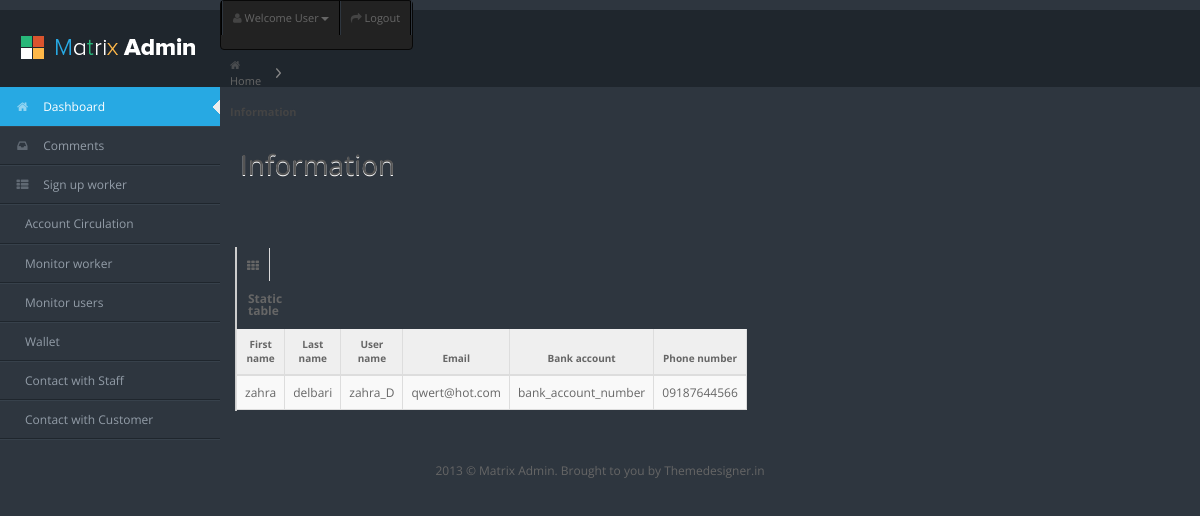
Page /manager/monitoringuser/monitoringuserinformation/11 on the committed database.
### core/models.py (models this page shows)
class Customer(models.Model):
    user = models.OneToOneField(User, on_delete=models.CASCADE, primary_key=True)
    bank_account = models.CharField(max_length=16)
    phone_number = models.CharField(max_length=11)
    credit = models.PositiveIntegerField(default=200000)

class User(AbstractUser):
    is_manager = models.BooleanField(default=False)
    is_staff = models.BooleanField(default=False)
    is_customer = models.BooleanField(default=False)
    class Meta(object):
        unique_together = ('email',)

### manager/views.py (the view)
# urls.py: path('monitoringuser/monitoringuserinformation/<int:customer_id>',
def monitoringuserinformation(request, customer_id):
    selected_user = Customer.objects.get(pk=customer_id)
    user_information = Customer.objects.all()
    return render(request, 'manager/monitoringuserinformation.html', context={'selected_user' : selected_user, 'user_information' : user_information})

### manager/templates/manager/monitoringuserinformation.html (shortened to what this page needs)
{% load static %}
<!DOCTYPE html>
<html lang="en">
<head>
<link rel="stylesheet" href="{% static 'assets/css/bootstrap.min.css' %}" />
<link rel="stylesheet" href="{% static 'assets/css/bootstrap-responsive.min.css' %}" />
<link rel="stylesheet" href="{% static 'assets/css/uniform.css' %}" />
<link rel="stylesheet" href="{% static 'assets/css/select2.css' %}" />
<link rel="stylesheet" href="{% static 'assets/css/matrix-style.css' %}" />
<link rel="stylesheet" href="{% static 'assets/css/matrix-media.css' %}" />
<link href="{% static 'assets/font-awesome/css/font-awesome.css' %}" rel="stylesheet" />
</head>
<body>
<div id="header">
  <h1><a href="dashboard.html">User information</a></h1>
</div>
<div id="user-nav" class="navbar navbar-inverse">
  <ul class="nav">
    <li  class="dropdown" id="profile-messages" ><a title="" href="#" data-toggle="dropdown" data-target="#profile-messages" class="dropdown-toggle"><i class="icon icon-user"></i>  <span class="text">Welcome User</span><b class="caret"></b></a>
    </li>
    <li class=""><a title="" href="http://localhost:8000/"><i class="icon icon-share-alt"></i> <span class="text">Logout</span></a></li>
  </ul>
</div>
<div id="sidebar"> <a href="#" class="visible-phone">Forms</a>
<div id="sidebar"><a href="#" class="visible-phone"> Dashboard</a>
  <ul>
    <li class="active"><a href="{% url 'manager:managerpanel' %}"><i class="icon icon-home"></i> <span>Dashboard</span></a> </li>
    <li> <a href="{% url 'manager:comments' %}"><i class="icon icon-inbox"></i> <span>Comments</span></a> </li>
    <li> <a href="{% url 'manager:signupworker' %}"><i class="icon icon-th-list"></i> <span>Sign up worker</span> </a></li>
	<li><a href="{% url 'manager:accountcirculation' %}"> <span>Account Circulation</span></a></li>
    <li><a href="{% url 'manager:monitorworker' %}"> <span>Monitor worker</span></a></li>
    <li><a href="{% url 'manager:monitoringuser' %}"> <span>Monitor users</span></a></li>
         <li><a href="{% url 'manager:managerwallet' %}"> <span>Wallet</span></a></li>
               <li><a href="{% url 'manager:contacttostaff' %}"> <span>Contact with Staff</span></a></li>
               <li><a href="{% url 'manager:contacttouser' %}"> <span>Contact with Customer</span></a></li>
  </ul>
</div>
<div id="content">
  <div id="content-header">
    <div id="breadcrumb"> <a href="#" title="Go to Home" class="tip-bottom"><i class="icon-home"></i> Home</a> <a href="#" class="current">Information</a> </div>
    <h1>Information</h1>
  </div>
  <div class="container-fluid">
    <div class="row-fluid">
      <div class="span12">
        <div class="widget-box">
          <div class="widget-title"> <span class="icon"> <i class="icon-th"></i> </span>
            <h5>Static table</h5>
          </div>
          <div class="widget-content nopadding">
            <table class="table table-bordered table-striped">
              <thead>
                <tr>
                  <th>First name</th>
                  <th>Last name</th>
                  <th>User name</th>
                  <th>Email</th>
                  <th>Bank account</th>
                  <th>Phone number</th>
                </tr>
              </thead>
              <tbody>
                <tr class="">
                  <td>{{ selected_user.user.first_name }}</td>
                  <td>{{ selected_user.user.last_name }}</td>
                  <td>{{ selected_user.user.username }}</td>
                  <td> {{ selected_user.user.email }}</td>
                  <td>{{ selected_user.bank_account }}</td>
                  <td>{{ selected_user.phone_number }}</td>
                </tr>
              </tbody>
            </table>
          </div>
        </div>
        </div>
      </div>
    </div>
  </div>
</div>
<div class="row-fluid">
  <div id="footer" class="span12"> 2013 &copy; Matrix Admin. Brought to you by <a href="http://themedesigner.in">Themedesigner.in</a> </div>
</div>
</body>
</html>

### core/static/assets/css/matrix-style.css (style rules this page uses)
* { outline:none !important; -moz-outline: none !important; }
html, body { height:100% }
body { overflow-x: hidden; margin-top: -10px; font-family: 'Open Sans', sans-serif; font-size:12px; color:#666; }
a { color:#666; }
select, textarea, input[type="text"], input[type="password"], input[type="datetime"], input[type="datetime-local"], input[type="date"], input[type="month"], input[type="time"], input[type="week"], input[type="number"], input[type="email"], input[type="url"], input[type="search"], input[type="tel"], input[type="color"], .uneditable-input, .label, .dropdown-menu, .btn, .well, .progress, .table-bordered, .btn-group > .btn:first-child, .btn-group > .btn:last-child, .btn-group > .btn:last-child, .btn-group > .dropdown-toggle, .alert { border-radius:0px; }
#footer { padding:10px; text-align:center; }
#header { height: 77px; position: relative; width: 100%; z-index: -9; }
#header h1 { background: url("../img/logo.png") no-repeat scroll 0 0 transparent; height: 31px; left: 20px; line-height: 600px; overflow: hidden; position: relative; top: 26px; width: 191px; }
#header h1 a { display: block; }
#user-nav { position: absolute; left: 220px; top:0px; z-index: 20; margin: 0; }
#user-nav > ul { margin: 0; padding: 0; list-style: none; border-right: 1px solid #2e363f;border-left: 1px solid #000; }
#user-nav > ul > li { float: left; list-style-type: none; margin: 0; position: relative; padding: 0; border-left: 1px solid #2e363f; border-right: 1px solid #000; }
#user-nav > ul > li > a { padding:9px 10px; display: block; font-size: 11px; }
#user-nav > ul > li > a > i, #sidebar li a i { opacity: .5; margin-top: 2px; }
#sidebar { display: block; float: left; position: relative; width: 220px; z-index: 16; }
#sidebar > ul { list-style: none; margin: 0px 0 0; padding: 0; position: absolute; width: 220px; }
#sidebar > ul > li { display: block; position: relative; }
#sidebar > ul > li > a { padding: 10px 0 10px 15px; display: block; color: #939da8; }
#sidebar > ul > li > a > i { margin-right: 10px; }
#sidebar > ul > li.active > a { background: url("../img/menu-active.png") no-repeat scroll right center transparent !important; text-decoration:none; }
#content { background: none repeat scroll 0 0 #eeeeee; margin-left: 220px; margin-right: 0; padding-bottom: 25px; position: relative; min-height:100%; width: auto; }
#content-header { position: abslute; width: 100%; margin-top: -38px; z-index: 20; }
#content-header h1 { color: #555555; font-size: 28px; font-weight: normal; float: none; text-shadow: 0 1px 0 #ffffff; margin-left: 20px; position: relative; }
#content-header h1, #content-header .btn-group { margin-top: 20px; }
#breadcrumb { background-color: #fff; border-bottom: 1px solid #e3ebed; }
#breadcrumb a { padding: 8px 20px 8px 10px; display: inline-block; background-image: url('../img/breadcrumb.png'); background-position: center right; background-repeat: no-repeat; font-size: 11px; color: #666666; }
#breadcrumb a:last-child { background-image:none; }
#breadcrumb a.current { font-weight: bold; color: #444444; }
#breadcrumb a i { margin-right: 5px; opacity: .6; }
.stat-boxes .peity_bar_good, .stat-boxes .peity_line_good, { color: #459D1C; }
.widget-box { background: none repeat scroll 0 0 #F9F9F9; border-left: 1px solid #CDCDCD; border-top: 1px solid #CDCDCD; border-right: 1px solid #CDCDCD; clear: both; margin-top: 16px; margin-bottom: 16px; position: relative; }
.widget-title, .modal-header, .table th, div.dataTables_wrapper .ui-widget-header { background:#efefef; border-bottom: 1px solid #CDCDCD; height: 36px; }
.widget-title span.icon { padding: 9px 10px 7px 11px; float: left; border-right:1px solid #dadada; }
.widget-title h5 { color: #666; float: left; font-size: 12px; font-weight: bold; padding: 12px; line-height: 12px; margin: 0; }
.widget-content { padding:15px; border-bottom: 1px solid #cdcdcd; }
.table th { height: auto; font-size: 10px; padding: 5px 10px 2px; border-bottom: 0; text-align: center; color: #666666; }
.nopadding { padding: 0 !important; }
.nopadding .table { margin-bottom: 0; }
.nopadding .table-bordered { border: 0; }

### rows in the picture
Customer: user.first_name "zahra", user.last_name "delbari", user.username "zahra_D", user.email "qwert@hot.com", bank_account "bank_account_number", phone_number "09187644566"
